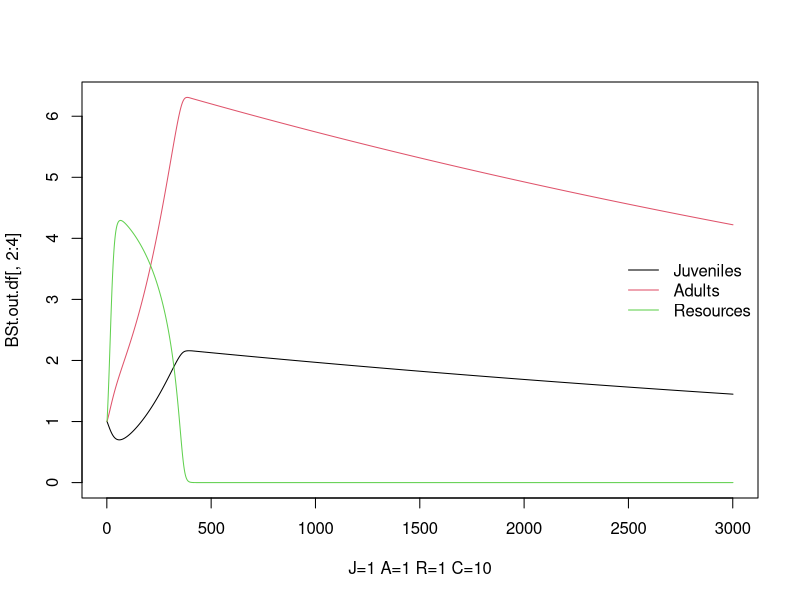
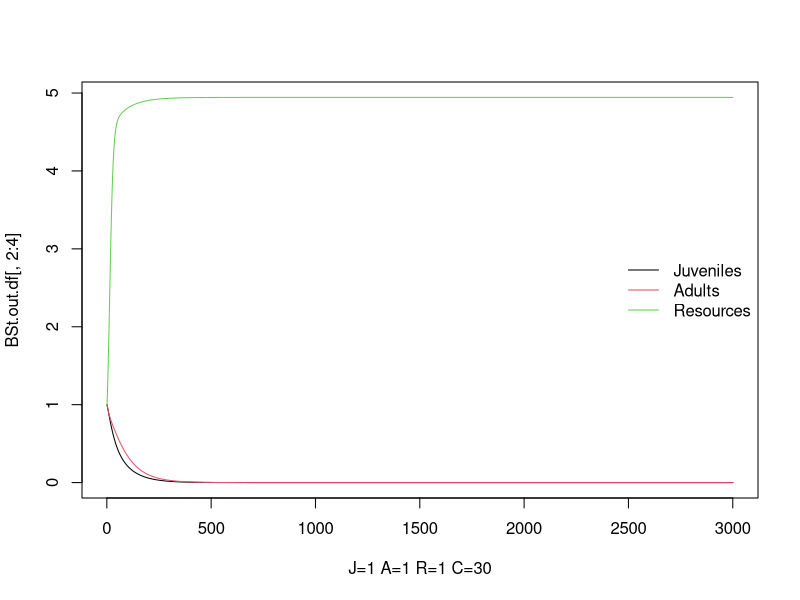
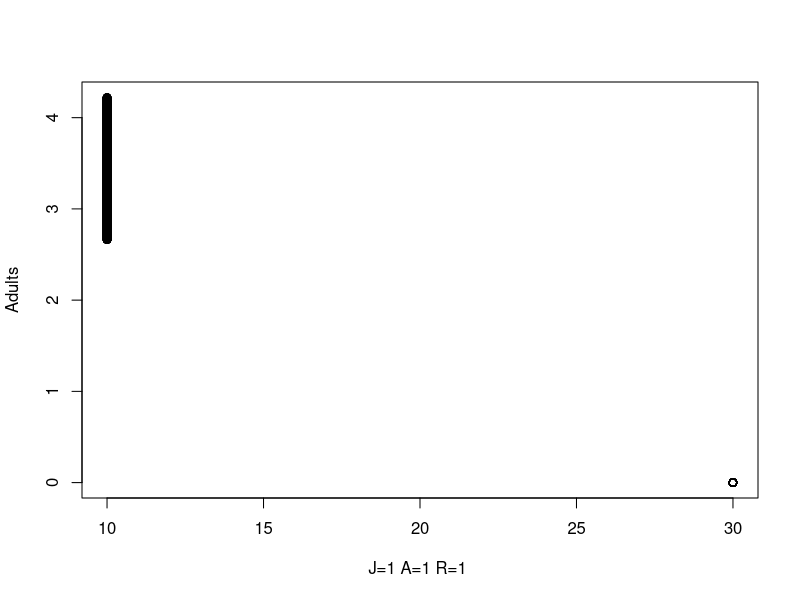
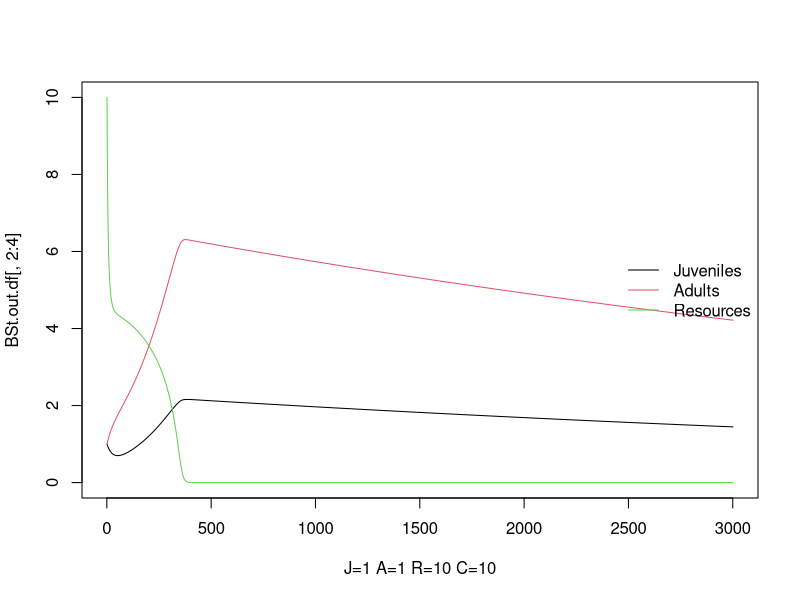
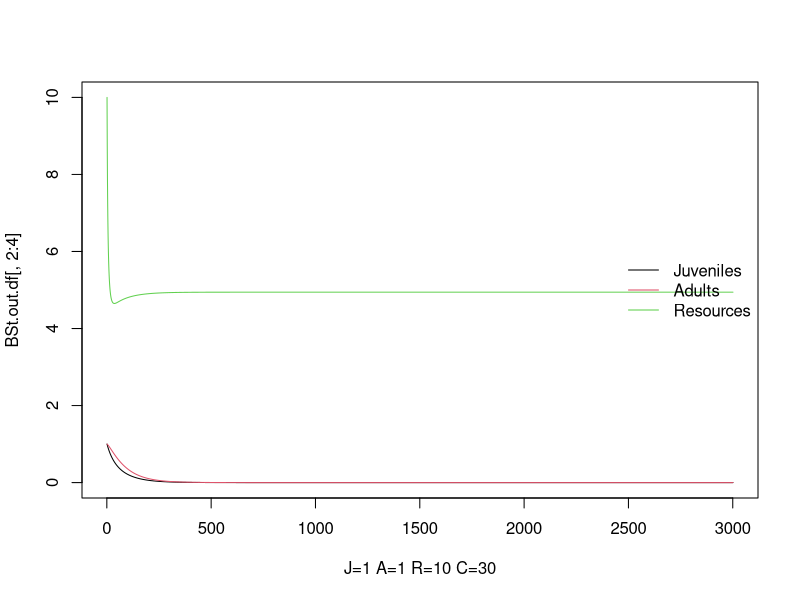
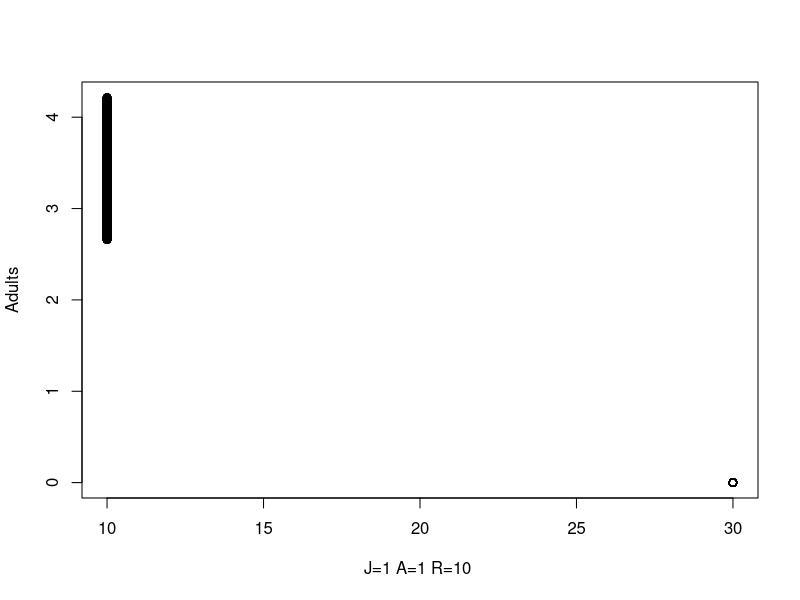
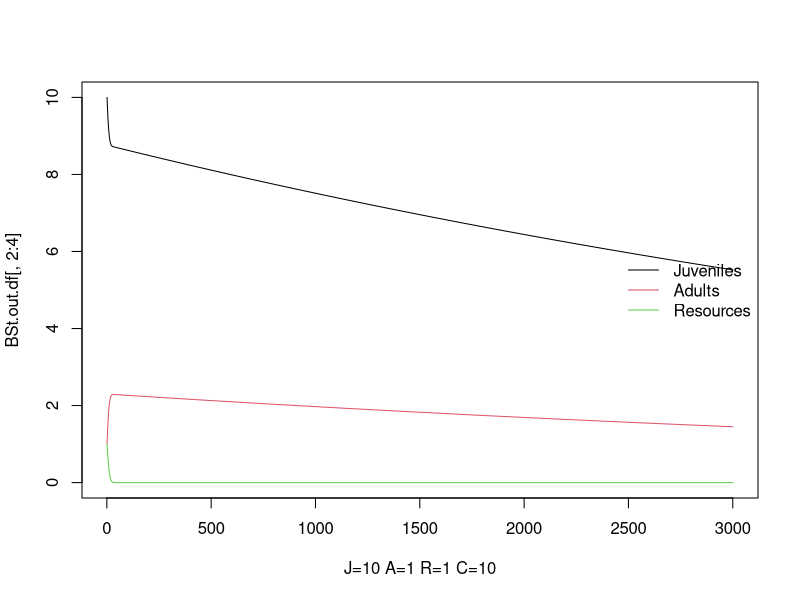
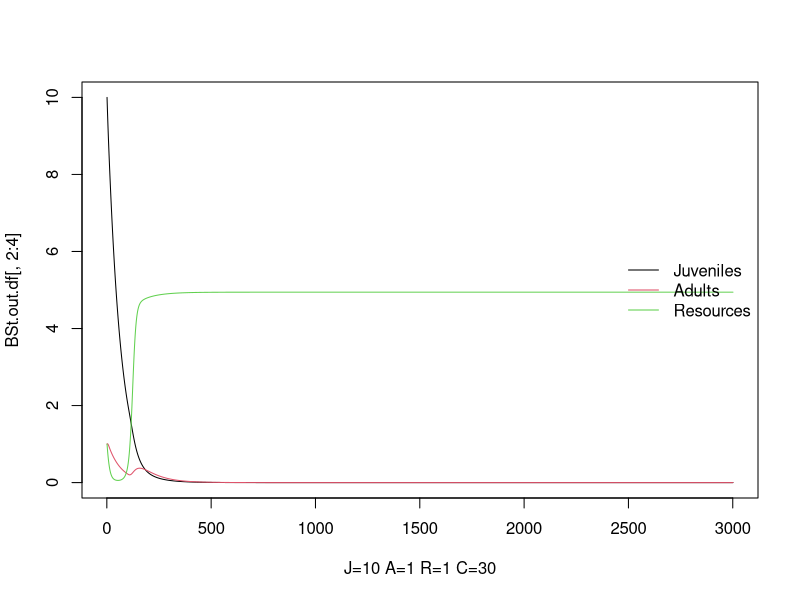

The R source for these figures, in order:

library(deSolve)

#### RUNTIME ###################################################################

# start timing script
start <- proc.time()

#### PARAMETERS ################################################################

# t subscript in variable name indicates temperature-sensitive
# base terms are now the scaling factor for temperature-sensitive terms

# z: adult to juvenile size ratio
z<-0.2
# p: adult modifier on production of juveniles
# can use to modify stage structure, seems like it needs to be <1
p<-0.4
# sig: conversion efficiency of resource to useful energy for fish
sig<-0.7
# M: maximum ingestion rate
# make mass specific?
M<-0.5
# MS: function breadth for max intake rate
# i.e. attack rate, opens downward
MS<-10
# H: handling time
# speed at which fish can eat resources (smaller is faster)
H<-1
# HS: function breadth for handling time
# temperature parabola opens upward
HS<-10
# uJ: juvenile mortality
# uJ = 0.05 when C = 20
uJ<-1.625
# uJe: activation energy of juvenile mortality
uJe<--0.006
# uA: adult mortality
# uA = 0.005 when C = 20
uA<-1.625
# uAe: activation energy og adult mortality
uAe<--0.006
# uR: resource mortality
# uR = 0.005 when C = 20
uR<-0.163
# uRe: activation energy of resource mortality
uRe<--0.006
# t: costs of maintaining somatic growth/turnover
# i.e. base level of resource intake you must exceed to mature/reproduce
# t = 0.1 when C = 20
t<-0.326
# te: activation energy of metabolic waste
te<--0.006
# r: resource growth rate
r<-1.5
# rS: function breadth for resource growth rate
# temperature parabola opens downward
rS<-15
# K: resource carrying capacity
K<-5
# B: adult reproductive rate
B<-0.5
# boltzmann's constant
kb<-8.617*10^-5
# t: temperature in degrees celsius
# 20 is optimal, 10 is cold, 30 is hot
C<-20

#### ODE FUNCTIONS #############################################################

# t subscript in variable name indicates temperature-sensitive

# Mt: maximum ingestion rate
# Ht: handling time
# tt: costs of maintaining somatic growth/turnover
# uJt: mortality rate for juveniles
# uAt: mortality rate for adults
# uRt: mortality rate for resources
# rt: resource growth rate
# ca: functional response for adults
# cj: functional response for juveniles
# mj: juvenile maturation rate
# ra: reproduction per adult

BaseStaget<-function(t,y,p){
    {
        J<-y[1]
        A<-y[2]
        R<-y[3]
    }
    with(as.list(p),{
        Mt<-M*exp(-(C-20)^2/(2*MS)^2)
        Ht<-H*exp((C-20)^2/(2*HS)^2)
        tt<-t*exp(te/(kb*C))
        uJt<-uJ*exp(uJe/(kb*C))
        uAt<-uA*exp(uAe/(kb*C))
        uRt<-uR*exp(uRe/(kb*C))
        rt<-r*exp(-(C-23)^2/(2*rS)^2)
        
        ca<-Mt*(R/(Ht+R))
        cj<-Mt*(R/(Ht+R))
        ifelse(((sig*cj)-tt)<0, mj<-0, mj<-(((sig*cj)-tt)-uJt)/(1-z^(1-(uJt/((sig*cj)-tt)))))
        ifelse(((sig*ca)-tt)<0, ra<-0, ra<-((sig*ca)-tt)*B)
        
        dJ.dt<- ra*A -mj*J - uJt *J
        
        dA.dt<- mj*J - uAt*A -ra*p*A
        
        dR.dt<- rt*R*(1-(R/K)) - cj*J - ca*A - uRt*R
        
        return(list(c(dJ.dt,dA.dt,dR.dt)))
    })
}

#### SIMULATION ################################################################

# define how time works for simulation
days<-(seq(0,300,by=0.1))

# initial conditions for state variables
# intialize as single value to run one interation,
# intialize as vector of values to run multiple interations
adult.vec <- seq(1,10,length = 2)
juv.vec <- seq(1,10,length = 2)
res.vec <- seq(1,10,length = 2)

# create parameter vector
parms<-c(z=z, p=p, sig=sig, M=M, MS=MS, H=H,HS=HS, uJ=uJ, uJe=uJe,
         uA=uA, uAe=uAe, uR=uR, uRe=uRe, t=t, te=te,r=r, rS=rS, K=K, B=B, kb=kb, C=C)
# choose parameter to change
parm.name <- "C"
# choose range of parameters
parm.seq <- seq(10,30,length = 2)
# find index of parameter to change
parm.index <- which(names(parms)==parm.name)

# initialize list to store output
BSt.out.list <- list()

# choose variable to show in bifurcation plot
plot.variable <- "Adults"

# loop to change initial value of adults
for (a in adult.vec) {
    # loop to change initial value of juveniles
    for (j in juv.vec) {
        # loop to change initial value of resource
        for (r in res.vec) {
            y <- c(j,a,r)
            names(y) <- c("Juveniles", "Adults", "Resources")
            
            
            # loop to change parameter
            for (i in 1:length(parm.seq)) {
                # set parameters
                parms.loop <- parms
                parms.loop[parm.index] <- parm.seq[i]
                # converge
                BSt.out <- ode(y=y, time=days, BaseStaget, parms=parms.loop)
                # get converged points
                BSt.out.list[[i]] <- ode(y=BSt.out[length(days),-1], time=days,
                                         BaseStaget, parms=parms.loop)[,-1]
                
                # plot juveniles, adults, and resources
                BSt.out.df <- data.frame(BSt.out)
                matplot(BSt.out.df[,2:4],type="l",lty=1,pch=0.5,col=1:3,
                        xlab=paste0("J=",j," ","A=",a," ","R=",r," ", parm.name,"=", parm.seq[i]))
                legend('right', names(y), lty=1,col=1:3, bty = "n")
            } # end parm.seq loop
            
            # bifurcation plot
            range.lim <- lapply(BSt.out.list, function(x) apply(x, 2, range))
            range.lim <- apply(do.call("rbind", range.lim), 2, range)
            plot(0, 0, pch = "", xlab=paste0("J=",j," ","A=",a," ","R=",r," "),
                 ylab = plot.variable, xlim = range(parm.seq),
                 ylim = range.lim[,plot.variable])
            for (i in 1:length(parm.seq)) {
                points(rep(parm.seq[i], length(days)), BSt.out.list[[i]][,plot.variable])
            }
            
        } # end res.vec loop
    } # end juv.vec loop
} # end adult.vec loop

#### RUNTIME ###################################################################

# stop timing script
end <- proc.time()
# print elapsed time
print(end[3]-start[3])
